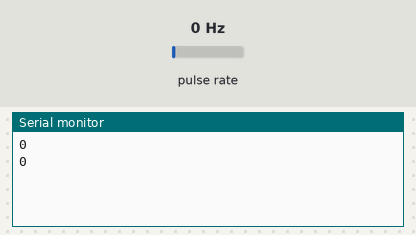
Bench run of a sketch on a simulated Arduino Uno, built with avr-gcc and run on an emulated ATmega328P. Shown: the last lines printed to the serial monitor. Wiring (inferred from the names in the program): pulse sensor: data pin 2. Inputs (shaded band) come from the test bench; at power-on: pulse rate 0 Hz.

Above: at 1.2 s.
1.3 s: pulse rate (sensor on pin 2) set to 4 Hz
At 2.6 s:
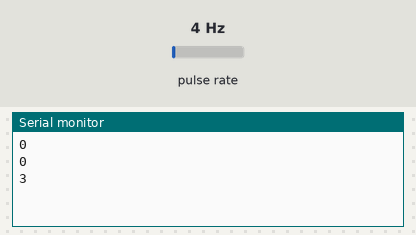
2.8 s: pulse rate (sensor on pin 2) set to 50 Hz
At 3.4 s:
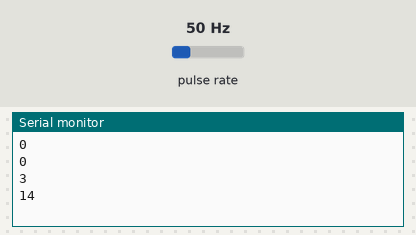
Timing chart, 0 to 5.8 s (numbered marks = the images above; inputs shaded):
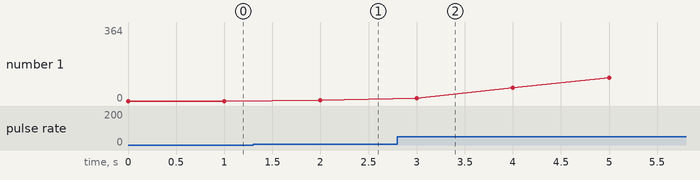

Measured:
- after the input at 1.3 s, the serial monitor: prints a new line after 0.70 s (image 1)
- after the input at 2.8 s, the serial monitor: prints a new line after 0.20 s (image 2)
- plotted number 1: 0 → 3 after the input at 1.3 s, 3 → 364 after the input at 2.8 s

The sketch:

distancewheel.ino
```cpp
int encoderPin = 2;
volatile long counter = 0;

void setup() {
  pinMode(encoderPin, INPUT);
  attachInterrupt(digitalPinToInterrupt(encoderPin), count, RISING);
  Serial.begin(9600);
}

void loop() {
  Serial.println(counter);
  delay(1000);
}

void count() {
  counter++;
}
```
